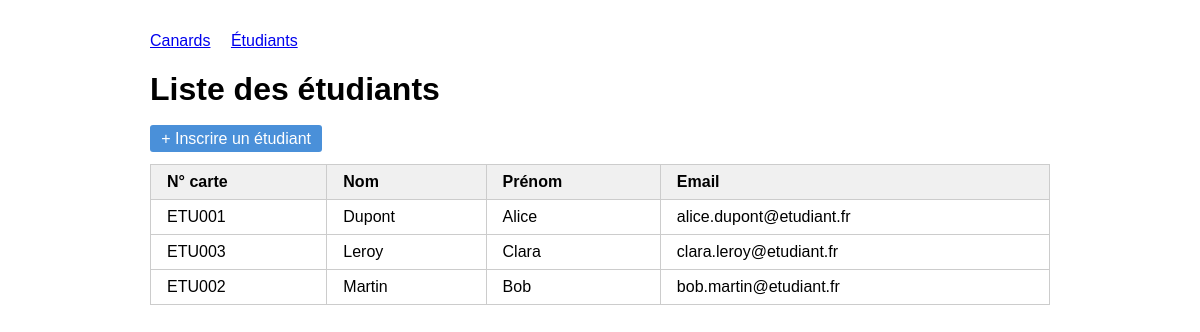
Screenshot of /index.php?page=etudiants with the database file from the repository.
### tables this page shows
CREATE TABLE etudiant (
    num_carte VARCHAR(20)  PRIMARY KEY,
    nom       VARCHAR(100) NOT NULL,
    prenom    VARCHAR(100) NOT NULL,
    email     VARCHAR(150) NOT NULL UNIQUE
);

### controllers/EtudiantController.php (called while the page is built, shortened)
<?php
require_once __DIR__ . '/../models/Etudiant.php';
class EtudiantController
{
    private Etudiant $model;
    public function __construct()
    {
        $this->model = new Etudiant();
    }
    public function liste(): void
    {
        $etudiants = $this->model->getAll();
        require __DIR__ . '/../views/etudiants/liste.php';
    }
}

### models/Etudiant.php (called while the page is built, shortened)
<?php
require_once __DIR__ . '/../config/db.php';
class Etudiant
{
    private PDO $pdo;
    public function __construct()
    {
        global $pdo;
        $this->pdo = $pdo;
    }
    public function getAll(): array
    {
        $stmt = $this->pdo->query('SELECT * FROM etudiant ORDER BY nom, prenom');
        return $stmt->fetchAll(PDO::FETCH_ASSOC);
    }
}

### views/etudiants/liste.php (the view, shortened to what this page needs)
<!DOCTYPE html>
<html lang="fr">
<head>
</head>
<body>
<nav>
    <a href="index.php?page=canards">Canards</a>
    <a href="index.php?page=etudiants">Étudiants</a>
</nav>
<h1>Liste des étudiants</h1>
<a class="btn" href="index.php?page=etudiants&action=ajouter">+ Inscrire un étudiant</a>
<table>
    <thead>
        <tr>
            <th>N° carte</th>
            <th>Nom</th>
            <th>Prénom</th>
            <th>Email</th>
        </tr>
    </thead>
    <tbody>
        <?php foreach ($etudiants as $etudiant): ?>
        <tr>
            <td><?= htmlspecialchars($etudiant['num_carte']) ?></td>
            <td><?= htmlspecialchars($etudiant['nom']) ?></td>
            <td><?= htmlspecialchars($etudiant['prenom']) ?></td>
            <td><?= htmlspecialchars($etudiant['email']) ?></td>
        </tr>
        <?php endforeach; ?>
    </tbody>
</table>
</body>
</html>

### views/etudiants/liste.php (style rules this page uses)
body { font-family: sans-serif; max-width: 900px; margin: 2rem auto; }
nav a { margin-right: 1rem; }
table { width: 100%; border-collapse: collapse; margin-top: 1rem; }
th, td { border: 1px solid #ccc; padding: .5rem 1rem; text-align: left; }
th { background: #f0f0f0; }
.btn { padding: .3rem .7rem; text-decoration: none; background: #4a90d9; color: #fff; border-radius: 3px; }

### rows the page displays
etudiant: num_carte "ETU001", nom "Dupont", prenom "Alice", email "alice.dupont@etudiant.fr"
etudiant: num_carte "ETU003", nom "Leroy", prenom "Clara", email "clara.leroy@etudiant.fr"
etudiant: num_carte "ETU002", nom "Martin", prenom "Bob", email "bob.martin@etudiant.fr"
